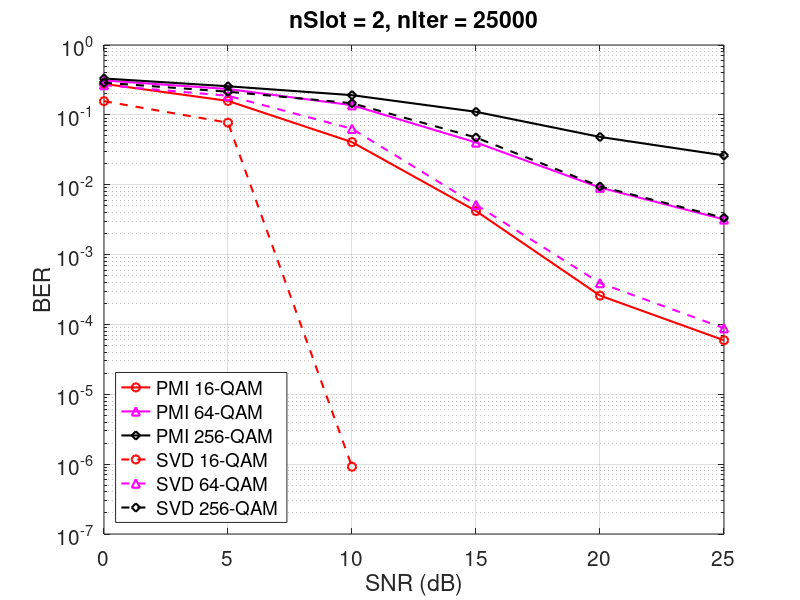

The MATLAB script that drew this image:
clear
clc

SNRdB = 0:5:25;

% % Load PMI results
% pmi_mod4 = load('simPMI_snrY_nslot2_mod4_niter250e2.mat');
% pmi_mod4 = mean(pmi_mod4.inter_snr);

pmi_mod16 = load('simPMI_snrY_nslot2_mod16_niter250e2.mat');
pmi_mod16 = mean(pmi_mod16.inter_snr);

pmi_mod64 = [0.310724679830433,0.234299815930388,0.137534751227131,0.040258231816153,0.009097825747434,0.003189116465863];

pmi_mod256 = load('simPMI_snrY_nslot2_mod256_niter250e2.mat');
pmi_mod256 = mean(pmi_mod256.inter_snr);

% % Load SVD results
% svd_mod4 = load('simSVD_snrY_nslot2_mod4_niter250e2.mat');
% svd_mod4 = mean(svd_mod4.inter_snr);

svd_mod16 = load('simSVD_snrY_nslot2_mod16_niter250e2.mat');
svd_mod16 = mean(svd_mod16.inter_snr);

svd_mod64 = load('simSVD_snrY_nslot2_mod64_niter250e2.mat');
svd_mod64 = mean(svd_mod64.inter_snr);

svd_mod256 = load('simSVD_snrY_nslot2_mod256_niter250e2.mat');
svd_mod256 = mean(svd_mod256.inter_snr);

figure
% semilogy(SNRdB,pmi_mod4,'-sg','LineWidth',1.5)
semilogy(SNRdB,pmi_mod16,'-or','LineWidth',1.5)
hold on
semilogy(SNRdB,pmi_mod64,'-^m','LineWidth',1.5)
semilogy(SNRdB,pmi_mod256,'-dk','LineWidth',1.5)
% semilogy(SNRdB,svd_mod4,'--sg','LineWidth',1.5)
semilogy(SNRdB,svd_mod16,'--or','LineWidth',1.5)
semilogy(SNRdB,svd_mod64,'--^m','LineWidth',1.5)
semilogy(SNRdB,svd_mod256,'--dk','LineWidth',1.5)
grid on
xlabel('SNR (dB)')
ylabel('BER')
legend('PMI 16-QAM','PMI 64-QAM','PMI 256-QAM','SVD 16-QAM','SVD 64-QAM','SVD 256-QAM','Location','SouthWest')
title('nSlot = 2, nIter = 25000')
set(gca, 'FontSize',15)
